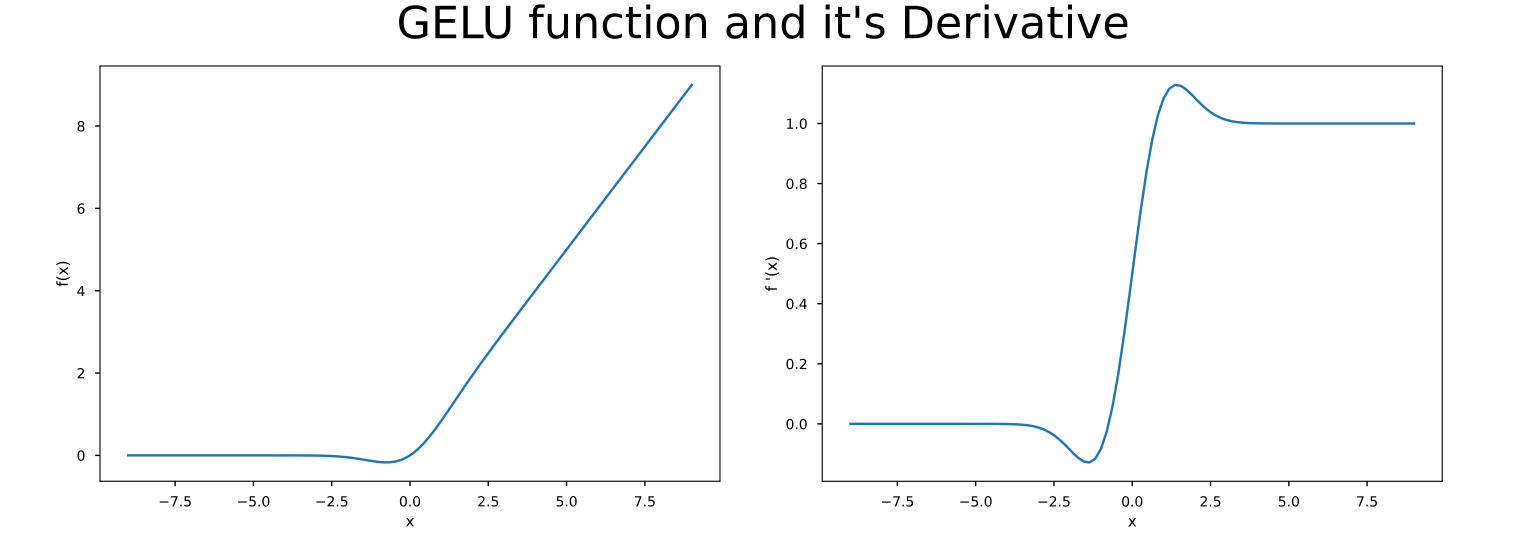
#> input picture Machine Learning/Deep Learning/Activation Function/Types/images/gelu1.png, 3045 x 1101 px, given in place of linear1.jpeg, which was not available (shown at 1/2 size)
$ jupyter execute linear.ipynb   (text cells are left out)
#> lines starting #> are read from the running program, lines starting #| are printed output that depends on the picture; pictures that were not available may be replaced by others from this repository, and a replacement may not be noted
[cell 1]
from PIL import Image
from IPython.display import display

img = Image.open('images/linear1.jpeg')
#> img is the input picture: PIL image 3045x1101 P; mean R, G, B 250.1, 250.5, 250.8
new_image = img.resize((150, 50))
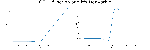
#> new_image: PIL image 150x50 P; mean R, G, B 251.1, 251.6, 252
display(new_image)

[cell 2]
from PIL import Image
from IPython.display import display

img = Image.open('images/linear.png')
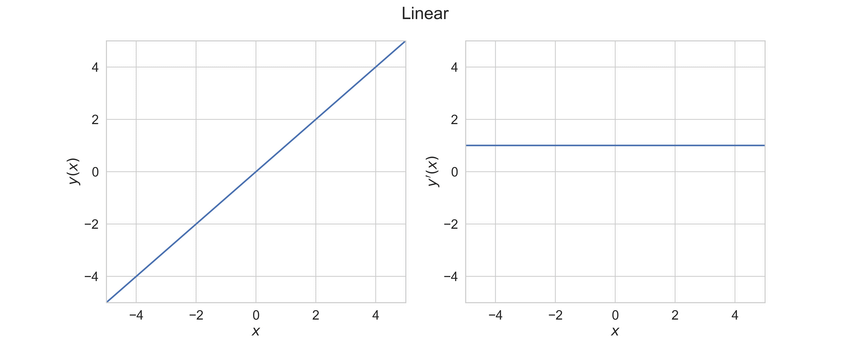
#> input picture Machine Learning/Deep Learning/Activation Function/Types/images/linear.png, 850 x 340 px
#> img is the input picture: PIL image 850x340 P; mean R, G, B 252.2, 252.4, 252.6
new_image = img.resize((600, 270))
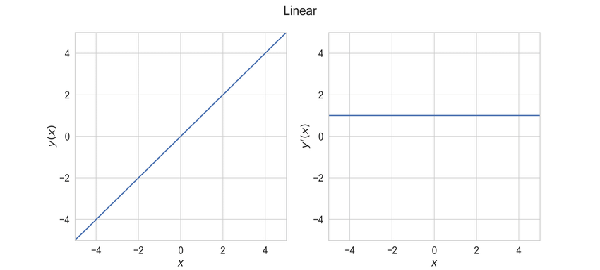
#> new_image: PIL image 600x270 P; mean R, G, B 252.1, 252.3, 252.5
display(new_image)
